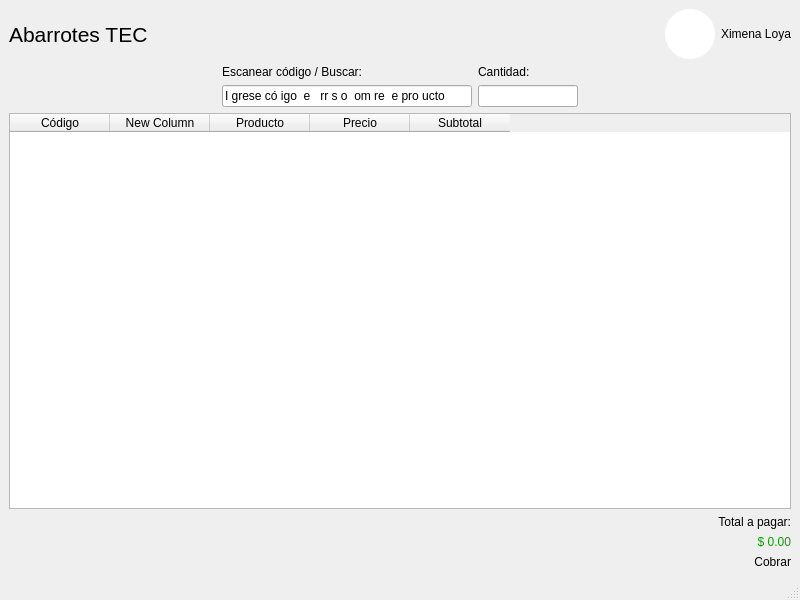
<?xml version="1.0" encoding="UTF-8"?>
<ui version="4.0">
 <class>MainWindow</class>
 <widget class="QMainWindow" name="MainWindow">
  <property name="geometry">
   <rect>
    <x>0</x>
    <y>0</y>
    <width>800</width>
    <height>600</height>
   </rect>
  </property>
  <property name="windowTitle">
   <string>MainWindow</string>
  </property>
  <widget class="QWidget" name="centralwidget">
   <layout class="QVBoxLayout" name="verticalLayout_5">
    <item>
     <layout class="QHBoxLayout" name="horizontalLayout_4">
      <item>
       <widget class="QLabel" name="label">
        <property name="maximumSize">
         <size>
          <width>16777215</width>
          <height>16777215</height>
         </size>
        </property>
        <property name="font">
         <font>
          <pointsize>16</pointsize>
         </font>
        </property>
        <property name="text">
         <string>Abarrotes TEC</string>
        </property>
       </widget>
      </item>
      <item>
       <widget class="QLabel" name="label_8">
        <property name="minimumSize">
         <size>
          <width>50</width>
          <height>50</height>
         </size>
        </property>
        <property name="maximumSize">
         <size>
          <width>50</width>
          <height>50</height>
         </size>
        </property>
        <property name="styleSheet">
         <string notr="true">background-color: rgb(255, 255, 255);
border-radius: 25px;</string>
        </property>
        <property name="text">
         <string/>
        </property>
        <property name="alignment">
         <set>Qt::AlignRight|Qt::AlignTrailing|Qt::AlignVCenter</set>
        </property>
       </widget>
      </item>
      <item>
       <widget class="QLabel" name="label_2">
        <property name="maximumSize">
         <size>
          <width>70</width>
          <height>16777215</height>
         </size>
        </property>
        <property name="text">
         <string>Ximena Loya</string>
        </property>
       </widget>
      </item>
     </layout>
    </item>
    <item>
     <layout class="QHBoxLayout" name="horizontalLayout_3">
      <item>
       <layout class="QHBoxLayout" name="horizontalLayout_2">
        <item>
         <layout class="QVBoxLayout" name="verticalLayout_7">
          <item>
           <widget class="QLabel" name="label_3">
            <property name="text">
             <string>Escanear código / Buscar:</string>
            </property>
           </widget>
          </item>
          <item>
           <widget class="QLineEdit" name="lineEdit">
            <property name="maximumSize">
             <size>
              <width>250</width>
              <height>16777215</height>
             </size>
            </property>
            <property name="inputMask">
             <string>Ingrese código de barras o nombre de producto</string>
            </property>
           </widget>
          </item>
         </layout>
        </item>
        <item>
         <layout class="QVBoxLayout" name="verticalLayout_6">
          <item>
           <widget class="QLabel" name="label_7">
            <property name="text">
             <string>Cantidad:</string>
            </property>
           </widget>
          </item>
          <item>
           <widget class="QLineEdit" name="lineEdit_3">
            <property name="maximumSize">
             <size>
              <width>100</width>
              <height>16777215</height>
             </size>
            </property>
           </widget>
          </item>
         </layout>
        </item>
       </layout>
      </item>
     </layout>
    </item>
    <item>
     <widget class="QTableWidget" name="tableWidget">
      <column>
       <property name="text">
        <string>Código</string>
       </property>
      </column>
      <column>
       <property name="text">
        <string>New Column</string>
       </property>
      </column>
      <column>
       <property name="text">
        <string>Producto</string>
       </property>
      </column>
      <column>
       <property name="text">
        <string>Precio</string>
       </property>
      </column>
      <column>
       <property name="text">
        <string>Subtotal</string>
       </property>
      </column>
     </widget>
    </item>
    <item>
     <layout class="QVBoxLayout" name="verticalLayout_2">
      <item>
       <widget class="QLabel" name="label_4">
        <property name="text">
         <string>Total a pagar:</string>
        </property>
        <property name="alignment">
         <set>Qt::AlignRight|Qt::AlignTrailing|Qt::AlignVCenter</set>
        </property>
       </widget>
      </item>
      <item>
       <widget class="QLabel" name="label_5">
        <property name="styleSheet">
         <string notr="true">color: rgb(8, 161, 0);</string>
        </property>
        <property name="text">
         <string>$ 0.00</string>
        </property>
        <property name="alignment">
         <set>Qt::AlignRight|Qt::AlignTrailing|Qt::AlignVCenter</set>
        </property>
       </widget>
      </item>
      <item>
       <widget class="QLabel" name="label_6">
        <property name="text">
         <string>Cobrar</string>
        </property>
        <property name="alignment">
         <set>Qt::AlignRight|Qt::AlignTrailing|Qt::AlignVCenter</set>
        </property>
       </widget>
      </item>
     </layout>
    </item>
   </layout>
  </widget>
  <widget class="QMenuBar" name="menubar">
   <property name="geometry">
    <rect>
     <x>0</x>
     <y>0</y>
     <width>800</width>
     <height>21</height>
    </rect>
   </property>
  </widget>
  <widget class="QStatusBar" name="statusbar"/>
 </widget>
 <resources/>
 <connections/>
</ui>
